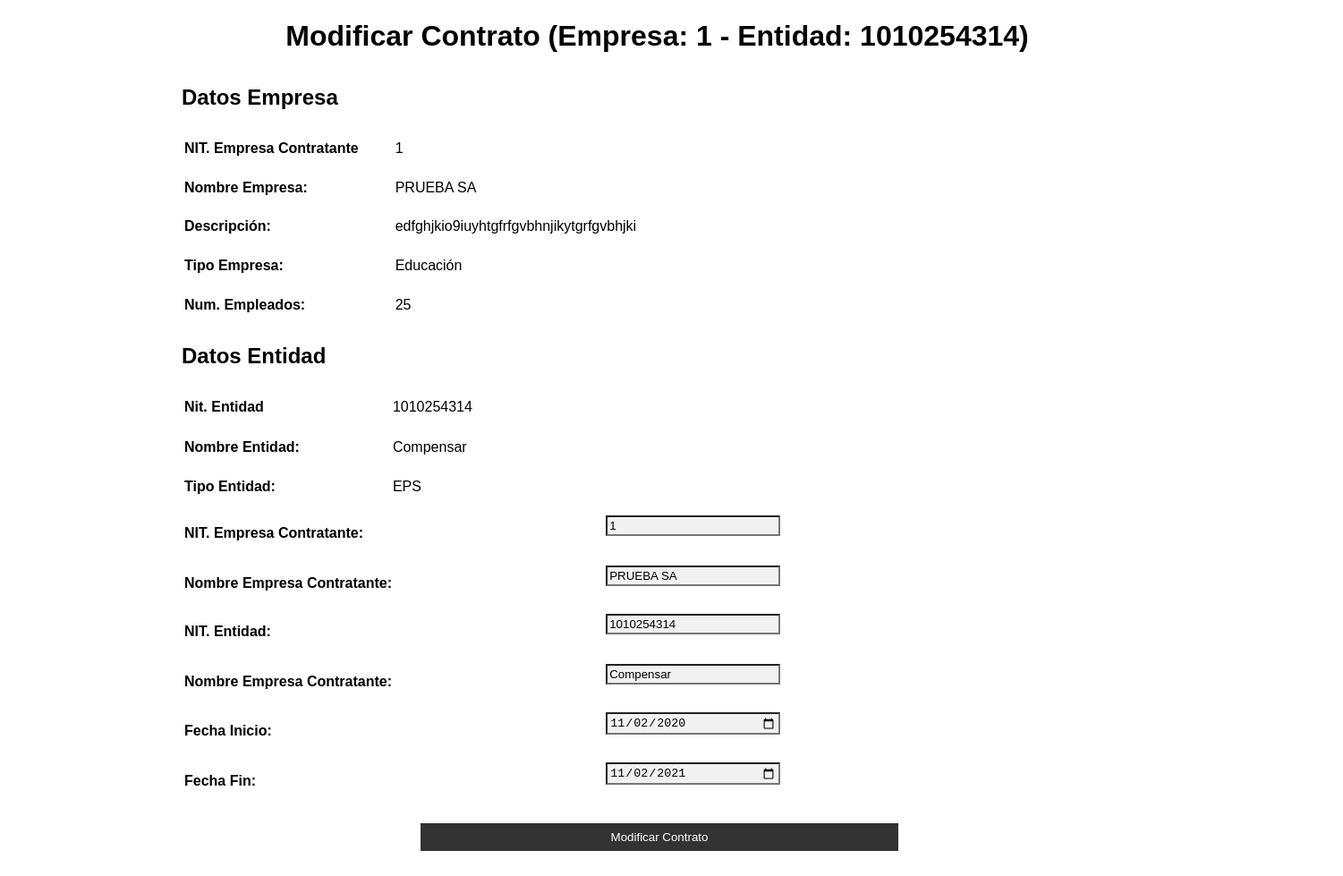
/appausaweb/modContratoEnti.php?emnit=1&ennit=1010254314 (signed in), run on the app's committed database.
### tables this page shows
CREATE TABLE `empresa` (
  `nit` bigint(17) NOT NULL,
  `nombre_empresa` varchar(45) NOT NULL,
  `direccion` varchar(45) NOT NULL,
  `email` varchar(150) NOT NULL,
  `telefono` varchar(10) NOT NULL,
  `descripción_empresa` text,
  `num_empleados` int(4) NOT NULL,
  `tipo_empresa` varchar(45) DEFAULT NULL,
  `inicio_actividad` int(2) NOT NULL,
  `fin_actividad` int(2) NOT NULL,
  `e` int(1) NOT NULL
);

CREATE TABLE `entidad` (
  `nit` bigint(17) NOT NULL,
  `nombre_entidad` varchar(45) NOT NULL,
  `tipo` varchar(45) NOT NULL,
  `telefono` varchar(10) NOT NULL,
  `direccion` varchar(45) NOT NULL,
  `email` varchar(150) NOT NULL,
  `e` int(1) NOT NULL
);

CREATE TABLE `entidades_contratadas` (
  `nit_empresa` bigint(17) NOT NULL,
  `nit_entidad` bigint(17) NOT NULL,
  `fecha_inicio` date NOT NULL,
  `fecha_fin` date NOT NULL,
  `e` int(1) NOT NULL
);

### appausaweb/modContratoEnti.php (the view, shortened to what this page needs)
<!DOCTYPE html PUBLIC "-//W3C//DTD XHTML 1.0 Transitional//EN" "http://www.w3.org/TR/xhtml1/DTD/xhtml1-transitional.dtd">
<html xmlns="http://www.w3.org/1999/xhtml">
<head>
<link href="multi/formularios.css" rel="stylesheet" type="text/css" />
</head>
<body>
<?php
include_once("conexion.php");
$con=mysqli_connect($host,$usuario,$clave,$bd) or die("ERROR");
mysqli_set_charset($con,"utf8");
$nit_empresa = $_GET['emnit'];
$nit_entidad = $_GET['ennit'];
?>
<div id="apDiv1">
<h1 align="center">Modificar Contrato (Empresa: <?php  echo $nit_empresa?> - Entidad: <?php echo $nit_entidad?>)</h1>
</div>
<div id="apDiv2">
<h2>Datos Empresa</h2>
<?php
$sql = " select * from empresa WHERE nit = $nit_empresa AND e = 1;";
$result=mysqli_query($con,$sql);
if(mysqli_num_rows($result) != 0){
	while($mostrar=mysqli_fetch_array($result)){
?>
  <table width="850" height="221" border="0">
    <tr>
      <td width="230"><b>NIT. Empresa Contratante</b></td>
      <td width="604"><?php echo $mostrar['nit']?></td>
    </tr>
    <tr>
      <td><b>Nombre Empresa:</b></td>
      <td><?php $nemp = $mostrar['nombre_empresa'];  echo $mostrar['nombre_empresa'];?></td>
    </tr>
    <tr>
      <td><b>Descripción:</b></td>
      <td><?php echo $mostrar['descripción_empresa']?></td>
    </tr>
    <tr>
      <td><b>Tipo Empresa:</b></td>
      <td><?php echo $mostrar['tipo_empresa']?></td>
    </tr>
    <tr>
      <td><b>Num. Empleados:</b></td>
      <td><?php echo $mostrar['num_empleados']?></td>
    </tr>
  </table>
<h2>Datos Entidad</h2>
<?php
	}
}
$sql = " select * from entidad WHERE nit = $nit_entidad AND e = 1;";
$result=mysqli_query($con,$sql);
if(mysqli_num_rows($result) != 0){
	while($mostrar=mysqli_fetch_array($result)){
?>
  <table width="851" height="136" border="0">
    <tr>
      <td width="227"><b>Nit. Entidad</b></td>
      <td width="607"><?php echo $mostrar['nit']?></td>
    </tr>
    <tr>
      <td><b>Nombre Entidad:</b></td>
      <td><?php $nent = $mostrar['nombre_entidad']; echo $mostrar['nombre_entidad']?></td>
    </tr>
    <tr>
      <td><b>Tipo Entidad:</b></td>
      <td><?php echo $mostrar['tipo']?></td>
    </tr>
  </table>
  <?php
	}
}
  ?>
  <form>
    <table width="850" height="65" border="0">
    <tr>
        <td><b>NIT. Empresa Contratante:</b></td>
        <td><input type="number" name="cnitempresa" value="<?php echo $nit_empresa?>" readonly="readonly" autofocus required /></td>
      </tr>
     <tr>
     <tr>
        <td><b>Nombre Empresa Contratante:</b></td>
        <td><input type="text" name="cnempresa" value="<?php echo $nemp?>" readonly="readonly" autofocus required /></td>
      </tr>
     <tr>
        <td><b>NIT. Entidad:</b></td>
        <td><input type="number" name="cnitentidad" value="<?php echo $nit_entidad?>" readonly="readonly" autofocus required /></td>
      </tr>
      <tr>
      <tr>
        <td><b>Nombre Empresa Contratante:</b></td>
        <td><input type="text" name="cnempresa" value="<?php echo $nent?>" readonly="readonly" autofocus required /></td>
      </tr>
     <tr>
       <?php
		$sql = "SELECT * FROM entidades_contratadas WHERE nit_empresa = $nit_empresa AND nit_entidad = $nit_entidad;";
		$result=mysqli_query($con,$sql);
		if(mysqli_num_rows($result) != 0){
			while($mostrar=mysqli_fetch_array($result)){
?>
        <td><b>Fecha Inicio:</b></td>
        <td><input type="date" name="cfechainin" value = "<?php echo $mostrar['fecha_inicio'] ?>"autofocus required /></td>
      </tr>
      <tr>
        <td><b>Fecha Fin:</b></td>
        <td><input type="date" name="cfechafin" value = "<?php echo $mostrar['fecha_fin'] ?>" autofocus required /></td>
      </tr>
    </table>
 <p align="center"><button type="submit" name="add">Modificar Contrato</button></p>
 <?php
	}
}
 ?>
  </form>
</div>
</body>
</html>

### appausaweb/multi/formularios.css (style rules this page uses)
input[type=text], input[type=password],input[type=date] ,input[type=email],input[type=tel],input[type=number], select { width: 50%; padding: 2px; margin: 5px 0 22px 0; display: inline-table border: none; background: #f1f1f1; alignment-baseline:text-before-edge; font:Arial, Helvetica, sans-serif; }
p { font-family:Arial, Helvetica, sans-serif; }
button { background-color: #333; color: white; padding: 8px 10px; margin: 2px 0; border: thick; cursor: pointer; width: 50%; }

### appausaweb/modContratoEnti.php (style rules this page uses)
BODY { font-family:Arial, Helvetica, sans-serif }
#apDiv1 { position: absolute; left: -22px; top: 1px; width: 1513px; height: 1062px; z-index: 1; }
#apDiv2 { position: absolute; left: 203px; top: 75px; width: 1068px; height: 620px; z-index: 2; }

### data on the page
empresa: nit "1", nombre_empresa "PRUEBA SA", descripción_empresa "edfghjkio9iuyhtgfrfgvbhnjikytgrfgvbhjki", tipo_empresa "Educación", num_empleados "25", cnempresa "PRUEBA SA"
entidad: nit "1010254314", nombre_entidad "Compensar", tipo "EPS", cnempresa "Compensar"
entidades_contratadas: cfechainin "11/02/2020", cfechafin "11/02/2021"

### other printed values
$nit_empresa "1"
$nit_entidad "1010254314"
